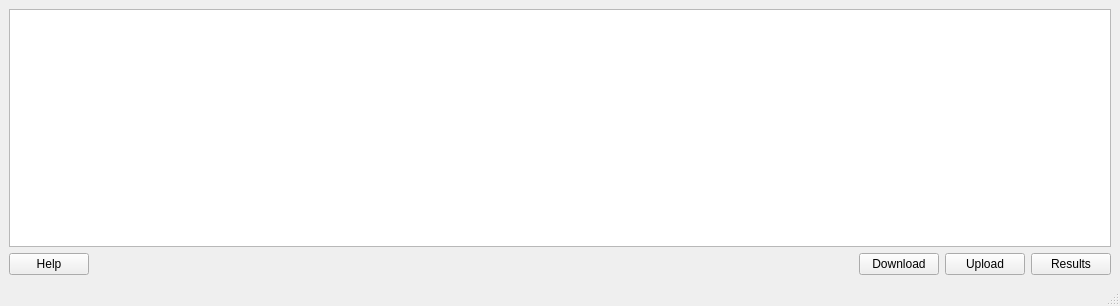
<?xml version="1.0" encoding="UTF-8"?>
<ui version="4.0">
 <class>MainWindow</class>
 <widget class="QMainWindow" name="MainWindow">
  <property name="geometry">
   <rect>
    <x>0</x>
    <y>0</y>
    <width>1120</width>
    <height>306</height>
   </rect>
  </property>
  <property name="windowTitle">
   <string>MainWindow</string>
  </property>
  <widget class="QWidget" name="centralwidget">
   <layout class="QGridLayout" name="gridLayout_2">
    <item row="0" column="0">
     <layout class="QGridLayout" name="gridLayout">
      <item row="0" column="1">
       <widget class="Line" name="line">
        <property name="orientation">
         <enum>Qt::Vertical</enum>
        </property>
       </widget>
      </item>
      <item row="2" column="3">
       <widget class="QPushButton" name="pushButtonLoad">
        <property name="sizePolicy">
         <sizepolicy hsizetype="Maximum" vsizetype="Fixed">
          <horstretch>0</horstretch>
          <verstretch>0</verstretch>
         </sizepolicy>
        </property>
        <property name="text">
         <string>Upload</string>
        </property>
       </widget>
      </item>
      <item row="2" column="4">
       <widget class="QPushButton" name="pushButtonResults">
        <property name="sizePolicy">
         <sizepolicy hsizetype="Maximum" vsizetype="Fixed">
          <horstretch>0</horstretch>
          <verstretch>0</verstretch>
         </sizepolicy>
        </property>
        <property name="text">
         <string>Results</string>
        </property>
       </widget>
      </item>
      <item row="2" column="2">
       <widget class="QPushButton" name="pushButtonWrite">
        <property name="sizePolicy">
         <sizepolicy hsizetype="Maximum" vsizetype="Fixed">
          <horstretch>0</horstretch>
          <verstretch>0</verstretch>
         </sizepolicy>
        </property>
        <property name="text">
         <string>Download</string>
        </property>
       </widget>
      </item>
      <item row="2" column="0">
       <widget class="QPushButton" name="pushButtonHelp">
        <property name="sizePolicy">
         <sizepolicy hsizetype="Maximum" vsizetype="Fixed">
          <horstretch>0</horstretch>
          <verstretch>0</verstretch>
         </sizepolicy>
        </property>
        <property name="text">
         <string>Help</string>
        </property>
       </widget>
      </item>
      <item row="2" column="1">
       <spacer name="horizontalSpacer">
        <property name="orientation">
         <enum>Qt::Horizontal</enum>
        </property>
        <property name="sizeHint" stdset="0">
         <size>
          <width>40</width>
          <height>20</height>
         </size>
        </property>
       </spacer>
      </item>
      <item row="0" column="0" rowspan="2" colspan="5">
       <widget class="QTableView" name="tableView">
        <property name="sizeAdjustPolicy">
         <enum>QAbstractScrollArea::AdjustToContents</enum>
        </property>
        <attribute name="horizontalHeaderCascadingSectionResizes">
         <bool>true</bool>
        </attribute>
       </widget>
      </item>
     </layout>
    </item>
   </layout>
  </widget>
  <widget class="QMenuBar" name="menubar">
   <property name="geometry">
    <rect>
     <x>0</x>
     <y>0</y>
     <width>1120</width>
     <height>22</height>
    </rect>
   </property>
  </widget>
  <widget class="QStatusBar" name="statusbar"/>
  <action name="actionAbout">
   <property name="text">
    <string>About</string>
   </property>
  </action>
  <action name="actionHow_to_Use">
   <property name="text">
    <string>How to Use</string>
   </property>
  </action>
 </widget>
 <resources/>
 <connections/>
</ui>
